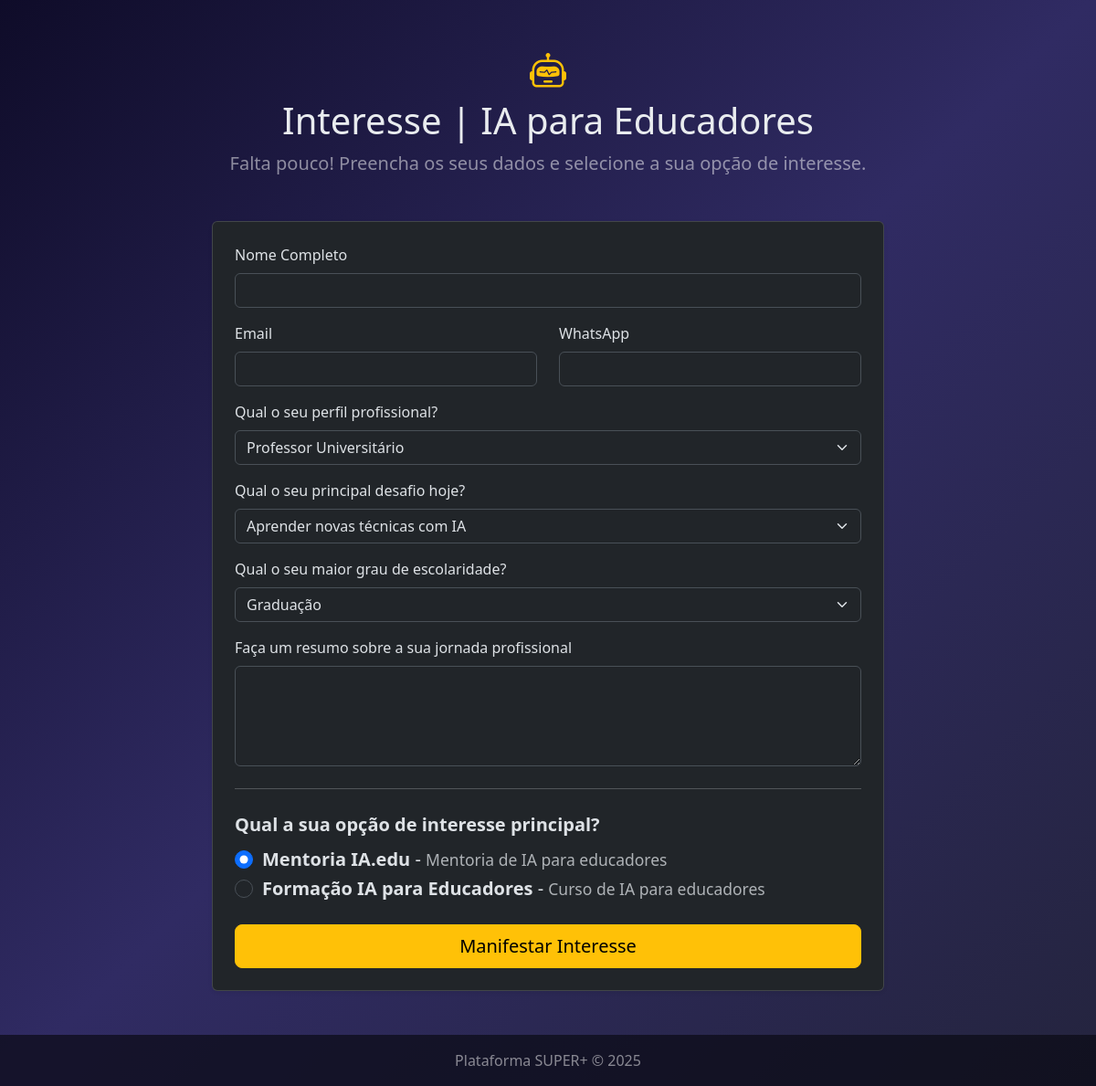
Page /interesse/educadores on the committed database.
### mentoria/models.py (models this page shows)
class Produtos(db.Model):
    __tablename__ = 'produtos'
    id = db.Column(db.Integer, primary_key=True)
    nome = db.Column(db.String(100), unique=True, nullable=False)
    publico_alvo = db.Column(db.String(50), index=True)
    descricao = db.Column(db.Text)
    valor = db.Column(db.Float)
    interessados = db.relationship('Registros', backref='produto_interesse', lazy='dynamic')

### mentoria/main/routes.py (the view, shortened to what this page needs)
@main.route('/interesse/educadores', methods=['GET', 'POST'])
def formulario_interesse_educadores():
    produtos = Produtos.query.filter_by(publico_alvo='Educadores').order_by(Produtos.valor.desc()).all()
    if not produtos: abort(404)
    return render_template('form_ia_edu.html', titulo="Interesse | IA para Educadores", produtos=produtos)

### mentoria/templates/form_ia_edu.html (shortened to what this page needs)
{% extends "layout2.html" %}
{% block content %}
<div class="row justify-content-center"><div class="col-lg-8">
    <div class="text-center mb-5"><i class="bi bi-robot fs-1 text-warning"></i><h1>{{ titulo }}</h1><p class="lead text-white-50">Falta pouco! Preencha os seus dados e selecione a sua opção de interesse.</p></div>
    <div class="card shadow-sm"><div class="card-body p-4">
        <form id="interesseForm" method="POST" action="">
            <div class="mb-3"><label class="form-label">Nome Completo</label><input type="text" name="nome" class="form-control" required></div>
            <div class="row"><div class="col-md-6 mb-3"><label class="form-label">Email</label><input type="email" name="email" class="form-control" required></div><div class="col-md-6 mb-3"><label class="form-label">WhatsApp</label><input type="tel" name="whatsapp" class="form-control"></div></div>
            <div class="mb-3"><label class="form-label">Qual o seu perfil profissional?</label><select name="perfil_detalhado" class="form-select"><option>Professor Universitário</option></select></div>
            <div class="mb-3"><label class="form-label">Qual o seu principal desafio hoje?</label><select name="desafio_detalhado" class="form-select"><option>Aprender novas técnicas com IA</option></select></div>
            <div class="mb-3"><label class="form-label">Qual o seu maior grau de escolaridade?</label><select name="escolaridade" class="form-select"><option>Graduação</option></select></div>
            <div class="mb-4"><label class="form-label">Faça um resumo sobre a sua jornada profissional</label><textarea name="resumo_jornada" class="form-control" rows="4"></textarea></div>
            <hr class="my-4">
            <div class="mb-4"><label class="form-label fw-bold fs-5">Qual a sua opção de interesse principal?</label>
                {% for produto in produtos %}<div class="form-check fs-5"><input class="form-check-input" type="radio" name="produto_interesse_id" id="produto-{{ produto.id }}" value="{{ produto.id }}" {% if loop.first %}checked{% endif %}><label class="form-check-label" for="produto-{{ produto.id }}"><strong>{{ produto.nome }}</strong> - <small class="text-muted">{{ produto.descricao }}</small></label></div>{% endfor %}
            </div>
            <div class="d-grid"><button type="submit" class="btn btn-warning btn-lg">Manifestar Interesse</button></div>
        </form>
    </div></div>
</div></div>
{% endblock %}

### mentoria/templates/layout2.html (style rules this page uses)
:root { --primary-glow: #00aaff; --secondary-glow: #aa00ff; --background-start: #0f0c29; --background-mid: #302b63; --background-end: #24243e; }
body { background: linear-gradient(135deg, var(--background-start), var(--background-mid), var(--background-end)); background-attachment: fixed; color: #e9ecef; }

### rows in the picture
Produtos: nome "Mentoria IA.edu", descricao "Mentoria de IA para educadores"
Produtos: nome "Formação IA para Educadores", descricao "Curso de IA para educadores"

### other values in the picture
{{ titulo }} "Interesse | IA para Educadores"
